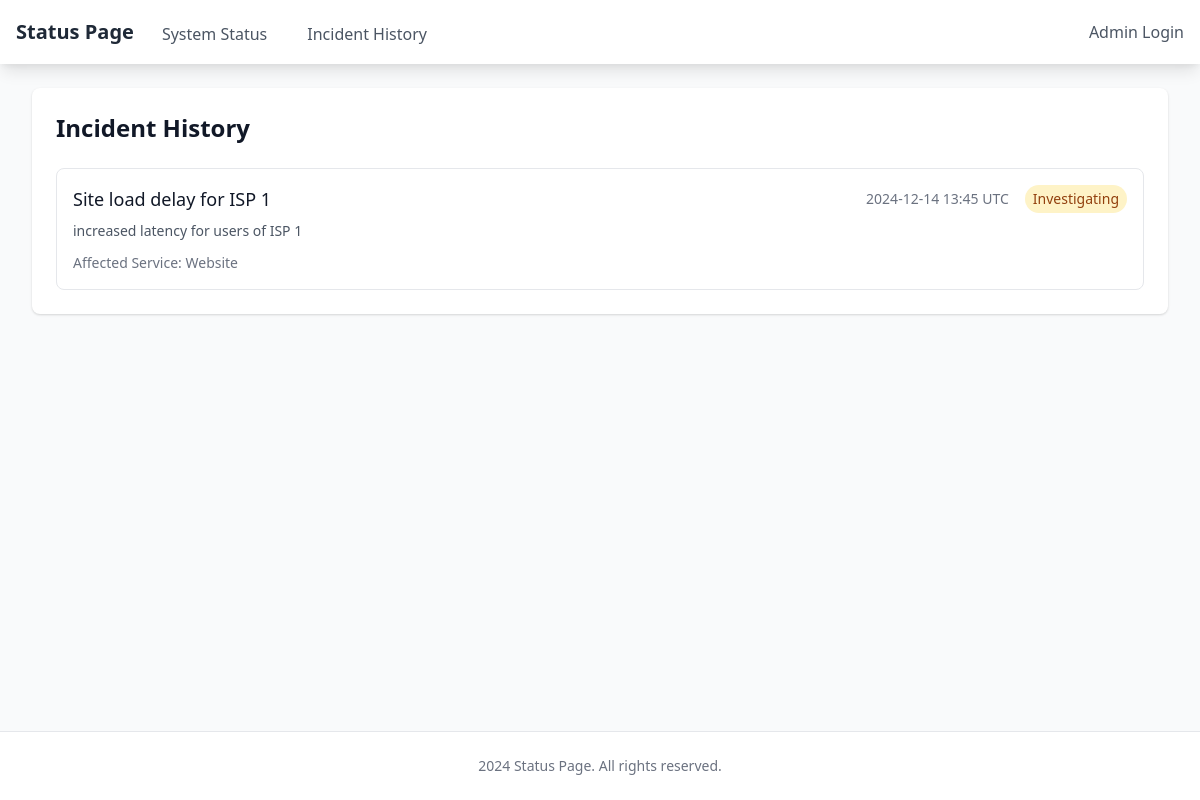
The app's page /history, older data.
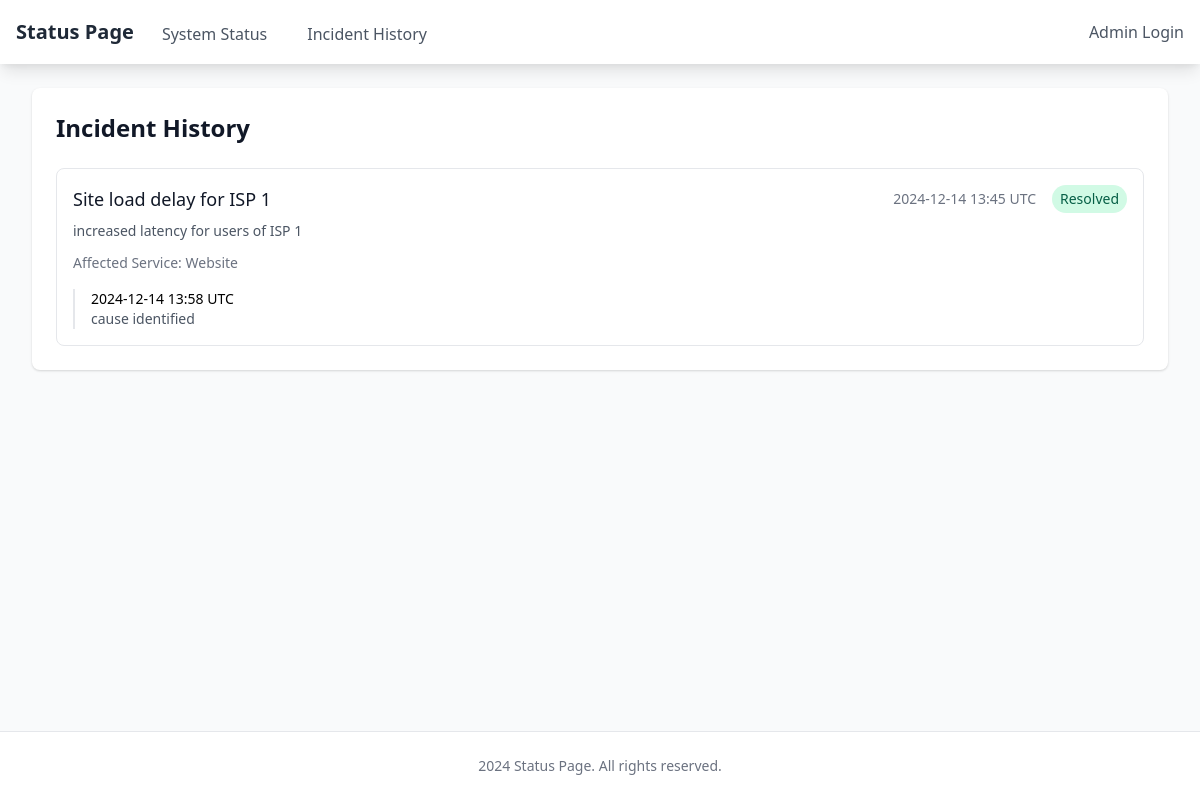
The same page, newer data.
### app/models.py (models this page shows)
class Incident(db.Model):
    id = db.Column(db.Integer, primary_key=True)
    service_id = db.Column(db.Integer, db.ForeignKey('service.id'), nullable=False)
    title = db.Column(db.String(200), nullable=False)
    description = db.Column(db.Text)
    status = db.Column(db.String(20), default='investigating')  # investigating, identified, monitoring, resolved
    created_at = db.Column(db.DateTime, default=datetime.utcnow)
    updated_at = db.Column(db.DateTime, default=datetime.utcnow, onupdate=datetime.utcnow)
    updates = db.relationship('IncidentUpdate', backref='incident', lazy=True)

class Service(db.Model):
    id = db.Column(db.Integer, primary_key=True)
    name = db.Column(db.String(100), nullable=False)
    description = db.Column(db.Text)
    status = db.Column(db.String(20), default='operational')  # operational, degraded, outage
    created_at = db.Column(db.DateTime, default=datetime.utcnow)
    incidents = db.relationship('Incident', backref='service', lazy=True)

class IncidentUpdate(db.Model):
    id = db.Column(db.Integer, primary_key=True)
    incident_id = db.Column(db.Integer, db.ForeignKey('incident.id'), nullable=False)
    message = db.Column(db.Text, nullable=False)
    status = db.Column(db.String(20))
    created_at = db.Column(db.DateTime, default=datetime.utcnow)

### app/routes/public.py (the view)
@bp.route('/history')
def history():
    incidents = Incident.query.order_by(Incident.created_at.desc()).all()
    return render_template('public/history.html', incidents=incidents)

### app/__init__.py (called while the page is built)
def create_app(config_class=Config):
    app = Flask(__name__)
    app.config.from_object(config_class)
    db.init_app(app)
    login_manager.init_app(app)
    migrate.init_app(app, db)
    socketio.init_app(app)
    login_manager.login_view = 'admin.login'
    login_manager.login_message_category = 'info'
    @app.context_processor
    def inject_year():
        return {'current_year': datetime.utcnow().year}
    from app.routes import admin, public
    app.register_blueprint(admin.bp)
    app.register_blueprint(public.bp)
    return app

### app/templates/public/history.html (shortened to what this page needs)
{% extends "base.html" %}
{% block content %}
<div class="bg-white shadow rounded-lg p-6">
    <h2 class="text-2xl font-bold text-gray-900 mb-6">Incident History</h2>
    <div class="space-y-6">
        {% for incident in incidents %}
        <div class="border rounded-lg p-4">
            <div class="flex items-center justify-between">
                <h3 class="text-lg font-medium text-gray-900">{{ incident.title }}</h3>
                <div class="flex items-center space-x-4">
                    <span class="text-sm text-gray-500">{{ incident.created_at.strftime('%Y-%m-%d %H:%M UTC') }}</span>
                    <span class="px-2 py-1 text-sm rounded-full
                        {% if incident.status == 'resolved' %}
                            bg-green-100 text-green-800
                        {% elif incident.status == 'investigating' %}
                            bg-yellow-100 text-yellow-800
                        {% elif incident.status == 'identified' %}
                            bg-blue-100 text-blue-800
                        {% elif incident.status == 'monitoring' %}
                            bg-purple-100 text-purple-800
                        {% endif %}">
                        {{ incident.status|title }}
                    </span>
                </div>
            </div>
            <p class="mt-2 text-sm text-gray-600">{{ incident.description }}</p>
            <div class="mt-3 text-sm text-gray-500">
                Affected Service: {{ incident.service.name }}
            </div>
            {% if incident.updates %}
            <div class="mt-4 space-y-3">
                {% for update in incident.updates %}
                <div class="text-sm pl-4 border-l-2 border-gray-200">
                    <div class="font-medium">{{ update.created_at.strftime('%Y-%m-%d %H:%M UTC') }}</div>
                    <p class="text-gray-600">{{ update.message }}</p>
                </div>
                {% endfor %}
            </div>
            {% endif %}
        </div>
        {% endfor %}
    </div>
</div>
{% endblock %}

Row changes from the older to the newer data that the page shows:
changed Incident "Site load delay for ISP 1": status "Investigating" → "Resolved"
added IncidentUpdate: created_at "2024-12-14 13:58 UTC", message "cause identified"
